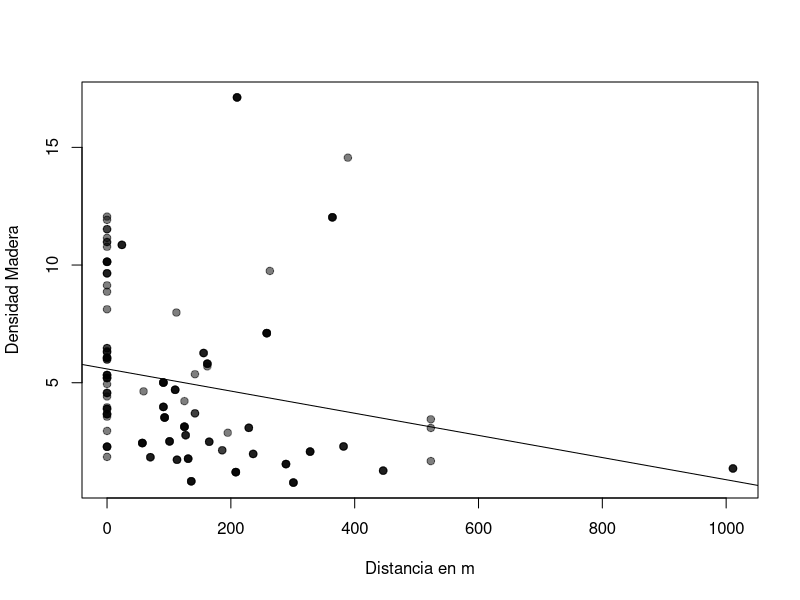

This figure's R source:
## ---- chunk 1
##Cargamos los datos
library(readxl)

trait <- read_excel("trait.xlsx")
vege <- read_excel("vegetacion.xlsx")

##Reformamos los datos para calcular CWM
vegeT <- data.frame(Especies=colnames(vege[,-1]), t(vege[,-1]))
rownames(vegeT) <- 1:71
colnames(vegeT)[-1] <- vege$COD.PAR

##Hacemos una función para calcular

cwm <- function(x, trait, sppV, sppT, Ntrait){
  #x= matriz de datos de abundancia
  #trait = matriz de datos de caracteres por especie
  #sppV = el nombre de la columna especies en vegetación
  #sppT = el nombre de la columna especies en trait
  #Ntrait = el nombre del trait a analizar
  
  #Convertimos en abundancia relativa por sitio
  
  xAR <- data.frame(Especies=x[,sppV],x[,colnames(x)!=sppV]/
                      colSums(x[,colnames(x)!=sppV]))
  colnames(trait)[which(colnames(trait)==sppT)] <- "Especies"
  xT <- merge(xAR, trait[, c("Especies",Ntrait)], by="Especies")
  
  #Calculamos el cwm
  cwm <- colSums(xT[,2:(ncol(xT)-1)]*xT[,ncol(xT)])
  return(cwm)
  }

##Calculamos CWM usando la función

CWM.Dens <- cwm(x=vegeT, trait = trait, sppV = "Especies", 
                sppT = "especies", Ntrait = "Altura")

##Cargamos los datos de las parcelas
par <- read_excel("parcelas.xlsx")

#Ordenamos los datos
cwmPar <- data.frame(parcelas=names(CWM.Dens), Altura = CWM.Dens)

#los juntamos con los datos de distancias como medida de disturbio

cwmPar <- merge(cwmPar, par[,c(3,12,15,23)], by.x = "parcelas", by.y="COD.PAR")

#Ajustamos un modelo y Graficamos
mod <- glm(cwmPar$Altura~cwmPar$Caprino)
summary(mod)

plot(cwmPar$Caprino, cwmPar$Altura, pch = 19, col = rgb(0,0,0,0.5),
     xlab="Distancia en m", ylab="Densidad Madera")
abline(mod)
